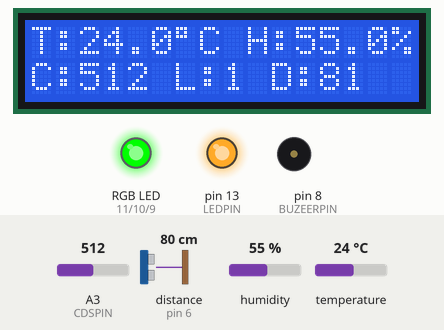
Bench run of a sketch on a simulated Arduino Uno, built with avr-gcc and run on an emulated ATmega328P. Parts: 16×2 character LCD, an RGB LED mixed from three pins (HIGH = lit), output pins drawn as LEDs (lit = HIGH), buzzer (waves = sounding, pin HIGH). The test bench sets the inputs (shaded band); at power-on: distance to the obstacle (sensor on pin 6) 80 cm, A3 (CDSPIN) = 512, humidity 55 %, temperature 24 °C. The echo pulse lasts 58.3 µs per cm.

Above: at 1.2 s.
1.3 s: distance to the obstacle (sensor on pin 6) set to 11 cm
At 1.8 s:
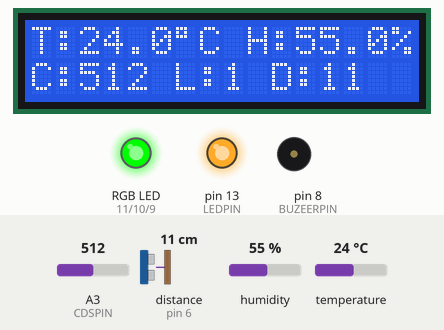
2.9 s: distance to the obstacle (sensor on pin 6) set to 8 cm
At 3.12 s:
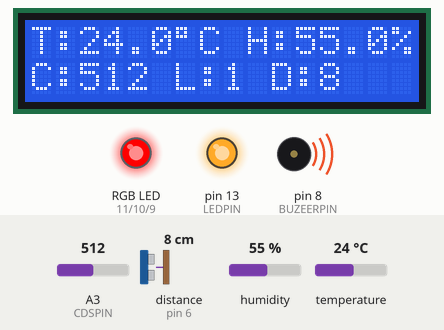
4.6 s: A3 (CDSPIN) set to 110
At 4.82 s:
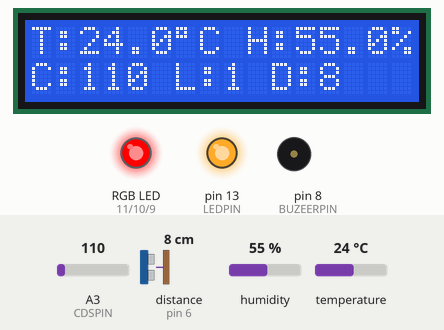
6.1 s: A3 (CDSPIN) set to 94
At 6.3 s:
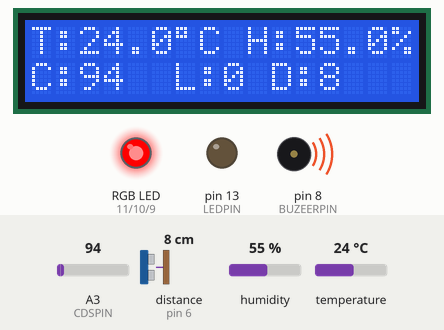
7.8 s: distance to the obstacle (sensor on pin 6) set to 18 cm
At 8.3 s:
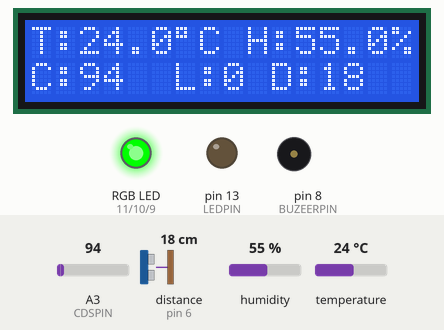
9.4 s: distance to the obstacle (sensor on pin 6) set to 196 cm
At 10.6 s:
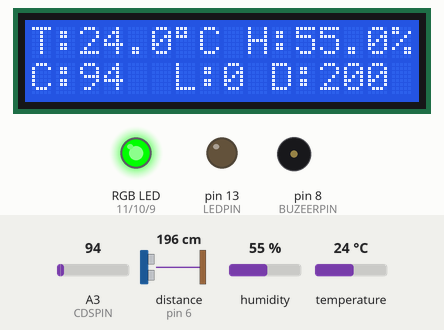
10.9 s: distance to the obstacle (sensor on pin 6) set to 206 cm
Timing chart, 0 to 13.5 s (numbered marks = the images above; inputs shaded):
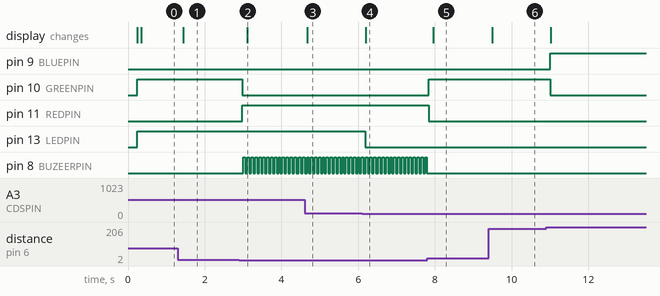

The sketch:

Timer_CDS_DHT_LED_HCSR04_BUZZER_LCD.ino
```cpp
#include <Timer.h>
#include <Wire.h>
#include <NewPing.h>
#include <LiquidCrystal_I2C.h>
#include "DHT.h"

#define DHTTYPE DHT11
#define DHTPIN 4
#define CDSPIN A3
#define LEDPIN 13
#define REDPIN 11
#define GREENPIN 10
#define BLUEPIN 9
#define BUZEERPIN 8
#define TRIGGER_PIN  5
#define ECHO_PIN 6

#define CDSMAX 100
#define MAX_DISTANCE 200

Timer t;      // 時間物件
float temp;   // 溫度
float humd;   // 濕度
int cdsValue; // cds 資料
int ledOnOff; // 1:HIGH(on), 0:LOW(Off)
int distance; // HCSR04 距離(cm)

float pre_temp;   // 前一個 溫度
float pre_humd;   // 前一個 濕度
int pre_cdsValue; // 前一個 cds 資料
int pre_ledOnOff; // 前一個 1:HIGH(on), 0:LOW(Off)
int pre_distance; // 前一個 HCSR04 距離(cm)

LiquidCrystal_I2C lcd(0x27, 16, 2);
DHT dht(DHTPIN, DHTTYPE);
NewPing sonar(TRIGGER_PIN, ECHO_PIN, MAX_DISTANCE);

void setup() {
  Serial.begin(9600);

  // 腳位定義
  pinMode(LEDPIN, OUTPUT);
  pinMode(CDSPIN, INPUT_PULLUP);
  pinMode(REDPIN, OUTPUT);
  pinMode(GREENPIN, OUTPUT);
  pinMode(BLUEPIN, OUTPUT);
  pinMode(BUZEERPIN, OUTPUT);

  // 設備初始
  dht.begin();
  lcd.init();
  lcd.backlight();
  lcd.clear();
  lcd.setCursor(0, 0);
  lcd.print("T:00.0\337C H:00.0%");
  lcd.setCursor(0, 1);
  lcd.print("C:000 L:0 D:000");

  // 輪詢服務
  t.every(100, cds_read);
  t.every(100, dht_read);
  t.every(100, lcd_display);
  t.every(100, hcsr04_distance);
  t.every(100, rgb_led);
  t.every(50, buzzer_play);

}

void loop() {
  t.update();
}

void cds_read() {
  cdsValue = analogRead(CDSPIN);
  if(cdsValue > CDSMAX) {
    digitalWrite(LEDPIN, HIGH);
  } else {
    digitalWrite(LEDPIN, LOW);
  }
  ledOnOff = digitalRead(LEDPIN);
}

void dht_read() {
  float hu = dht.readHumidity();
  float te = dht.readTemperature();
  if (isnan(hu) || isnan(te)) {
    return;
  }
  temp = te;
  humd = hu;
}

void hcsr04_distance() {
  distance = sonar.ping_cm();
}

void rgb_led() {
  if(distance == 0) {
    analogWrite(REDPIN, 0);
    analogWrite(GREENPIN, 0);
    analogWrite(BLUEPIN, 255);
  } else if(distance < 10) {
    analogWrite(REDPIN, 255);
    analogWrite(GREENPIN, 0);
    analogWrite(BLUEPIN, 0);
  } else {
    analogWrite(REDPIN, 0);
    analogWrite(GREENPIN, 255);
    analogWrite(BLUEPIN, 0);
  }

}

void buzzer_play() {
  if(distance == 0) return;
  if(distance < 10) {
    digitalWrite(BUZEERPIN, HIGH);
    delay(50);
    digitalWrite(BUZEERPIN, LOW);
    delay(50);
  }
}

void lcd_display() {
  // T:00.0\337C H:00.0%
  if(temp != pre_temp) {
    lcd.setCursor(2, 0);
    lcd.print("    ");
    lcd.setCursor(2, 0);
    lcd.print(temp, 1);
    pre_temp = temp;
  }

  if(humd != pre_humd) {
    lcd.setCursor(11, 0);
    lcd.print("    ");
    lcd.setCursor(11, 0);
    lcd.print(humd, 1);
    pre_humd = humd;
  }
  // C:000 L:0 D:000
  if(cdsValue != pre_cdsValue) {
    lcd.setCursor(2, 1);
    lcd.print("    ");
    lcd.setCursor(2, 1);
    lcd.print(cdsValue);
    pre_cdsValue = cdsValue;
  }
  if(ledOnOff != pre_ledOnOff) {
    lcd.setCursor(8, 1);
    lcd.print("  ");
    lcd.setCursor(8, 1);
    lcd.print(ledOnOff);
    pre_ledOnOff = ledOnOff;
  }
  if(distance != pre_distance) {
    lcd.setCursor(12, 1);
    lcd.print("   ");
    lcd.setCursor(12, 1);
    lcd.print(distance);
    pre_distance = distance;
  }
}
```

Measured:
- the behaviour switches between 10 and 9 cm on distance to the obstacle (sensor on pin 6) (found by bisection; images 1 and 2)
- the behaviour switches between 101 and 100 on A3 (CDSPIN) (found by bisection; images 3 and 4)
- after the input at 1.3 s, the display: changes after 0.14 s (image 1)
- after the input at 2.9 s, pin 10 (GREENPIN): HIGH → LOW after 0.07 s; pin 11 (REDPIN): LOW → HIGH after 0.07 s; pin 8 (BUZEERPIN): alternates HIGH for 0.05 s and LOW for 0.05 s, starting after 0.11 s; the display: changes after 0.21 s (image 2)
- after the input at 4.6 s, the display: changes after 0.07 s (image 3)
- after the input at 6.1 s, pin 13 (LEDPIN): HIGH → LOW after 0.08 s; the display: changes after 0.10 s (image 4)
- after the input at 7.8 s, pin 10 (GREENPIN): LOW → HIGH at once; pin 11 (REDPIN): HIGH → LOW at once; pin 8 (BUZEERPIN): stops changing and stays LOW; the display: changes after 0.15 s (image 5)
- after the input at 9.4 s, the display: changes after 0.09 s (image 6)
- after the input at 10.9 s, pin 9 (BLUEPIN): LOW → HIGH after 0.11 s; pin 10 (GREENPIN): HIGH → LOW after 0.11 s
